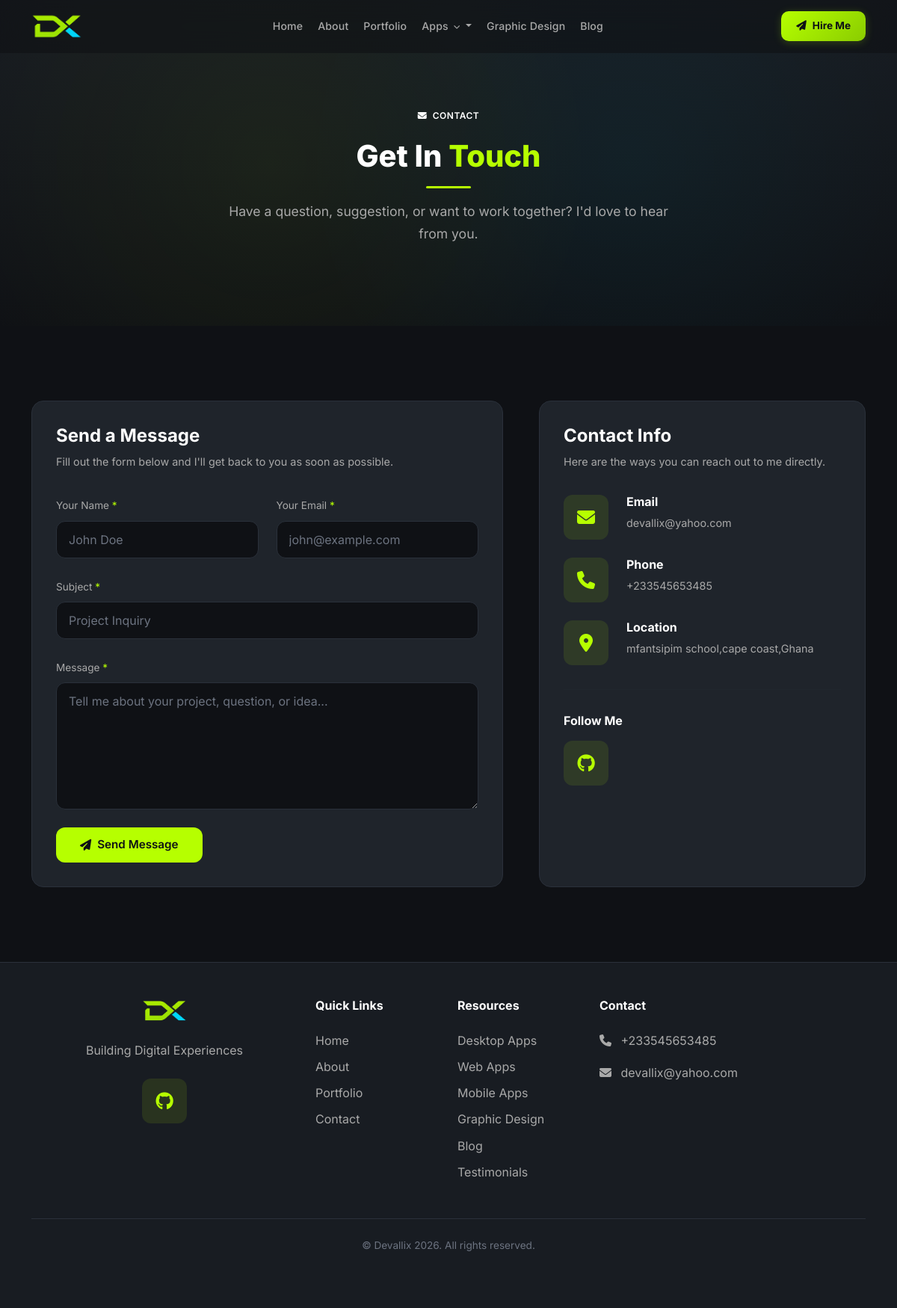
Page /contact/ on the committed database.
### apps/core/models.py (models this page shows, shortened)
class SiteSettings(models.Model):
    site_name = models.CharField(max_length=200, default='DevPortfolio')
    site_tagline = models.CharField(max_length=300, blank=True)
    logo = models.ImageField(upload_to='uploads/site/', blank=True, null=True)
    favicon = models.ImageField(upload_to='uploads/site/', blank=True, null=True)
    hero_title = models.CharField(max_length=300, blank=True)
    hero_subtitle = models.TextField(blank=True)
    hero_cta_text = models.CharField(max_length=100, default='View Portfolio')
    hero_cta_url = models.CharField(max_length=300, default='/portfolio/')
    about_image = models.ImageField(upload_to='uploads/site/', blank=True, null=True)
    footer_text = models.TextField(blank=True)
    meta_title = models.CharField(max_length=200, blank=True)
    meta_description = models.TextField(blank=True)
    meta_keywords = models.TextField(blank=True)
    og_image = models.ImageField(upload_to='uploads/site/', blank=True, null=True)
    google_analytics_code = models.TextField(blank=True)
    email = models.EmailField(blank=True)
    phone = models.CharField(max_length=20, blank=True)
    address = models.TextField(blank=True)
    github_url = models.URLField(blank=True)
    linkedin_url = models.URLField(blank=True)
    twitter_url = models.URLField(blank=True)
    youtube_url = models.URLField(blank=True)
    facebook_url = models.URLField(blank=True)
    instagram_url = models.URLField(blank=True)
    updated_at = models.DateTimeField(auto_now=True)
    class Meta:
        verbose_name = 'Site Settings'
        verbose_name_plural = 'Site Settings'
    @classmethod
    def load(cls):
        obj, created = cls.objects.get_or_create(pk=1)
        return obj

### apps/contact/views.py (the view, shortened to what this page needs)
# urls.py: path('', views.ContactView.as_view(), name='contact'),
class ContactView(FormView):
    form_class = ContactForm
    template_name = 'contact/contact.html'
    success_url = '/contact/'
    def get_context_data(self, **kwargs):
        context = super().get_context_data(**kwargs)
        context['page_title'] = 'Contact Us'
        return context

### templates/contact/contact.html (shortened to what this page needs)
{% extends 'base.html' %}
{% load static %}
{% block content %}
<div class="page-header">
    <div class="container">
        <div class="row justify-content-center">
            <div class="col-lg-8 text-center" data-aos="fade-up">
                <span class="badge-custom mb-3"><i class="fas fa-envelope me-1"></i> Contact</span>
                <h1 class="section-title">Get In <span class="accent">Touch</span></h1>
                <div class="divider divider-center"></div>
                <p class="section-subtitle">Have a question, suggestion, or want to work together? I'd love to hear from you.</p>
            </div>
        </div>
    </div>
</div>
<section class="section-padding">
    <div class="container">
        <div class="row g-5">
            <div class="col-lg-7" data-aos="fade-right">
                <div class="card-custom">
                    <h4 class="fw-bold mb-2">Send a <span class="accent">Message</span></h4>
                    <p style="color:var(--text-muted);margin-bottom:2rem;font-size:0.9rem;">Fill out the form below and I'll get back to you as soon as possible.</p>
                    <form method="post" novalidate>
                        <div class="row g-4">
                            <div class="col-md-6">
                                <label for="id_name" class="form-label" style="color:var(--text-muted);font-size:0.85rem;">Your Name <span style="color:var(--accent-primary);">*</span></label>
                                <input type="text" name="name" id="id_name" class="form-control form-control-custom" placeholder="John Doe" value="{{ form.name.value|default:'' }}" required>
                            </div>
                            <div class="col-md-6">
                                <label for="id_email" class="form-label" style="color:var(--text-muted);font-size:0.85rem;">Your Email <span style="color:var(--accent-primary);">*</span></label>
                                <input type="email" name="email" id="id_email" class="form-control form-control-custom" placeholder="john@example.com" value="{{ form.email.value|default:'' }}" required>
                            </div>
                            <div class="col-12">
                                <label for="id_subject" class="form-label" style="color:var(--text-muted);font-size:0.85rem;">Subject <span style="color:var(--accent-primary);">*</span></label>
                                <input type="text" name="subject" id="id_subject" class="form-control form-control-custom" placeholder="Project Inquiry" value="{{ form.subject.value|default:'' }}" required>
                            </div>
                            <div class="col-12">
                                <label for="id_message" class="form-label" style="color:var(--text-muted);font-size:0.85rem;">Message <span style="color:var(--accent-primary);">*</span></label>
                                <textarea name="message" id="id_message" class="form-control form-control-custom" rows="6" placeholder="Tell me about your project, question, or idea..." required>{{ form.message.value|default:'' }}</textarea>
                            </div>
                            <div class="col-12">
                                <button type="submit" class="btn btn-primary-custom btn-lg">
                                    <i class="fas fa-paper-plane"></i> Send Message
                                </button>
                            </div>
                        </div>
                    </form>
                </div>
            </div>
            <div class="col-lg-5" data-aos="fade-left">
                <div class="card-custom h-100">
                    <h4 class="fw-bold mb-2">Contact <span class="accent">Info</span></h4>
                    <p style="color:var(--text-muted);margin-bottom:2rem;font-size:0.9rem;">Here are the ways you can reach out to me directly.</p>
                    <div class="d-flex align-items-start gap-4 mb-4" data-aos="fade-up" data-aos-delay="100">
                        <div class="icon-box icon-box-accent flex-shrink-0">
                            <i class="fas fa-envelope"></i>
                        </div>
                        <div style="min-width:0;">
                            <h6 class="fw-bold mb-1">Email</h6>
                            {% if site_settings.email %}
                            <a href="mailto:{{ site_settings.email }}" style="color:var(--text-muted);font-size:0.9rem;">{{ site_settings.email }}</a>
                            {% else %}
                            <span style="color:var(--text-dim);font-size:0.9rem;">Not configured</span>
                            {% endif %}
                        </div>
                    </div>
                    <div class="d-flex align-items-start gap-4 mb-4" data-aos="fade-up" data-aos-delay="200">
                        <div class="icon-box icon-box-accent flex-shrink-0">
                            <i class="fas fa-phone"></i>
                        </div>
                        <div style="min-width:0;">
                            <h6 class="fw-bold mb-1">Phone</h6>
                            {% if site_settings.phone %}
                            <a href="tel:{{ site_settings.phone }}" style="color:var(--text-muted);font-size:0.9rem;">{{ site_settings.phone }}</a>
                            {% else %}
                            <span style="color:var(--text-dim);font-size:0.9rem;">Not configured</span>
                            {% endif %}
                        </div>
                    </div>
                    <div class="d-flex align-items-start gap-4 mb-4" data-aos="fade-up" data-aos-delay="300">
                        <div class="icon-box icon-box-accent flex-shrink-0">
                            <i class="fas fa-map-marker-alt"></i>
                        </div>
                        <div style="min-width:0;">
                            <h6 class="fw-bold mb-1">Location</h6>
                            {% if site_settings.address %}
                            <span style="color:var(--text-muted);font-size:0.9rem;">{{ site_settings.address }}</span>
                            {% else %}
                            <span style="color:var(--text-dim);font-size:0.9rem;">Not configured</span>
                            {% endif %}
                        </div>
                    </div>
                    <hr style="border-color:var(--border-color);margin:2rem 0;">
                    <h6 class="fw-bold mb-3" style="color:var(--text-white);">Follow Me</h6>
                    <div class="d-flex flex-wrap gap-2" data-aos="fade-up" data-aos-delay="400">
                        {% if site_settings.github_url %}
                        <a href="{{ site_settings.github_url }}" class="icon-box icon-box-accent" target="_blank" rel="noopener" title="GitHub">
                            <i class="fab fa-github"></i>
                        </a>
                        {% endif %}
                    </div>
                </div>
            </div>
        </div>
    </div>
</section>
{% endblock %}

### templates/includes/navbar.html (shortened to what this page needs)
<nav class="navbar navbar-expand-lg navbar-dark fixed-top" id="mainNav">
    <div class="container">
        <a class="navbar-brand d-flex align-items-center gap-2" href="{% url 'core:home' %}" aria-label="{{ site_settings.site_name|default:'DevPortfolio' }} home">
            {% if site_settings.logo %}
            <img src="{{ site_settings.logo.url }}" alt="{{ site_settings.site_name }}" height="36">
            {% else %}
            <div class="brand-logo-box">
                <span>D</span>
            </div>
            {% endif %}
        </a>
        <div class="collapse navbar-collapse" id="navbarNav">
            <ul class="navbar-nav mx-auto align-items-lg-center nav-pills-wrapper">
                <li class="nav-item">
                    <a class="nav-link {% if request.resolver_match.url_name == 'home' %}active{% endif %}" href="{% url 'core:home' %}">Home</a>
                </li>
                <li class="nav-item">
                    <a class="nav-link {% if request.resolver_match.url_name == 'about' %}active{% endif %}" href="{% url 'core:about' %}">About</a>
                </li>
                <li class="nav-item">
                    <a class="nav-link {% if request.resolver_match.url_name == 'portfolio' %}active{% endif %}" href="{% url 'portfolio:portfolio' %}">Portfolio</a>
                </li>
                <li class="nav-item dropdown nav-apps-dropdown">
                    <a class="nav-link dropdown-toggle " href="#" id="appsDropdown" role="button" data-bs-toggle="dropdown" data-bs-display="static" aria-expanded="false">
                        Apps <i class="fas fa-chevron-down nav-chevron"></i>
                    </a>
                </li>
                <li class="nav-item">
                    <a class="nav-link {% if request.resolver_match.app_name == 'graphic_design' %}active{% endif %}" href="{% url 'graphic_design:design_list' %}">Graphic Design</a>
                </li>
                <li class="nav-item">
                    <a class="nav-link {% if request.resolver_match.app_name == 'blog' %}active{% endif %}" href="{% url 'blog:post_list' %}">Blog</a>
                </li>
            </ul>
            <div class="d-flex align-items-center gap-3 nav-actions">
                <a href="{% url 'contact:contact' %}" class="nav-cta-btn">
                    <span class="nav-cta-icon"><i class="fas fa-paper-plane"></i></span>
                    Hire Me
                </a>
            </div>
        </div>
    </div>
</nav>

### templates/includes/footer.html (shortened to what this page needs)
<footer class="bg-secondary-custom" style="border-top:1px solid var(--border-color);">
    <div class="container py-5">
        <div class="row g-4 justify-content-center text-center">
            <div class="col-lg-4 col-md-6">
                <div class="d-flex flex-wrap align-items-center justify-content-center gap-2 mb-4">
                    {% if site_settings.logo %}
                    <img src="{{ site_settings.logo.url }}" alt="{{ site_settings.site_name }}" height="32">
                    {% else %}
                    <div style="width:32px;height:32px;border-radius:8px;background:var(--accent-primary);display:flex;align-items:center;justify-content:center;">
                        <span style="color:var(--bg-primary);font-weight:800;">D</span>
                    </div>
                    {% endif %}
                </div>
                <p style="color:var(--text-muted);max-width:350px;margin:0 auto;">{{ site_settings.footer_text|default:'Professional software developer crafting premium desktop, web and mobile applications, plus bold graphic design.' }}</p>
                <div class="d-flex justify-content-center gap-3 mt-4">
                    {% if site_settings.github_url %}
                    <a href="{{ site_settings.github_url }}" class="icon-box icon-box-accent" target="_blank" rel="noopener">
                        <i class="fab fa-github"></i>
                    </a>
                    {% endif %}
                </div>
            </div>
            <div class="col-lg-2 col-md-6 text-start">
                <h6 class="fw-bold mb-4" style="color:var(--text-white);">Quick Links</h6>
                <ul class="list-unstyled footer-links">
                    <li class="mb-2"><a href="{% url 'core:home' %}">Home</a></li>
                    <li class="mb-2"><a href="{% url 'core:about' %}">About</a></li>
                    <li class="mb-2"><a href="{% url 'portfolio:portfolio' %}">Portfolio</a></li>
                    <li class="mb-2"><a href="{% url 'contact:contact' %}">Contact</a></li>
                </ul>
            </div>
            <div class="col-lg-2 col-md-6 text-start">
                <h6 class="fw-bold mb-4" style="color:var(--text-white);">Resources</h6>
                <ul class="list-unstyled footer-links">
                    <li class="mb-2"><a href="{% url 'desktop_apps:app_list' %}">Desktop Apps</a></li>
                    <li class="mb-2"><a href="{% url 'web_projects:project_list' %}">Web Apps</a></li>
                    <li class="mb-2"><a href="{% url 'mobile_apps:app_list' %}">Mobile Apps</a></li>
                    <li class="mb-2"><a href="{% url 'graphic_design:design_list' %}">Graphic Design</a></li>
                    <li class="mb-2"><a href="{% url 'blog:post_list' %}">Blog</a></li>
                    <li class="mb-2"><a href="{% url 'testimonials:testimonial_list' %}">Testimonials</a></li>
                </ul>
            </div>
            <div class="col-lg-4 col-md-6 text-start">
                <h6 class="fw-bold mb-4" style="color:var(--text-white);">Contact</h6>
                <div class="footer-contact">
                    {% if site_settings.phone %}
                    <div class="mb-3" style="color:var(--text-muted);">
                        <i class="fas fa-phone me-2"></i>
                        <span>{{ site_settings.phone }}</span>
                    </div>
                    {% endif %}
                    {% if site_settings.email %}
                    <div class="mb-3" style="color:var(--text-muted);">
                        <i class="fas fa-envelope me-2"></i>
                        <span>{{ site_settings.email }}</span>
                    </div>
                    {% endif %}
                </div>
            </div>
        </div>
        <div style="border-top:1px solid var(--border-color);margin-top:2rem;">
            <div class="py-4 text-center">
                <p style="color:var(--text-dim);font-size:0.85rem;margin:0;">
                    &copy; Devallix 2026. All rights reserved.
                </p>
            </div>
        </div>
    </div>
</footer>

### rows in the picture
SiteSettings: logo (picture), email "devallix@yahoo.com", phone "+233545653485", address "mfantsipim school,cape coast,Ghana", footer_text "Building Digital Experiences"
